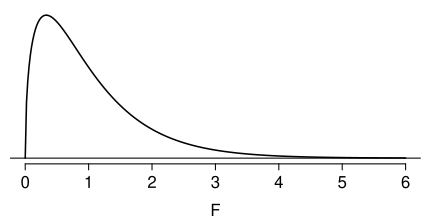

This figure's R source:
rm(list = ls())
library(openintro)

X <- seq(0, 6, len = 300)
Y <- df(X, 3, 323)

myPDF("fDist3And323.pdf", 4.3, 2.2,
      mar = c(2.8, 0.5, 0.5, 0.5),
      mgp = c(1.8, 0.4, 0))
plot(X, Y,
     type = "l",
     xlab = "F",
     ylab = "",
     axes = FALSE,
     lwd = 1.5)
abline(h = 0)
axis(1)
dev.off()


myPDF("fDist3And323Shaded.pdf", 5, 1.8,
      mar = c(1.6, 3.1, 0.5, 0.5),
      mgp = c(2, 0.5, 0))
plot(X, Y,
     type = "l",
     xlab = "F",
     ylab = "",
     axes = FALSE)
abline(h = 0)
axis(1)
temp <- which(X > 1.994)
x    <- X[c(temp, rev(temp), temp[1])]
y    <- c(Y[temp], rep(0, length(temp)), Y[temp[1]])
polygon(x, y, col = COL[1])
dev.off()
